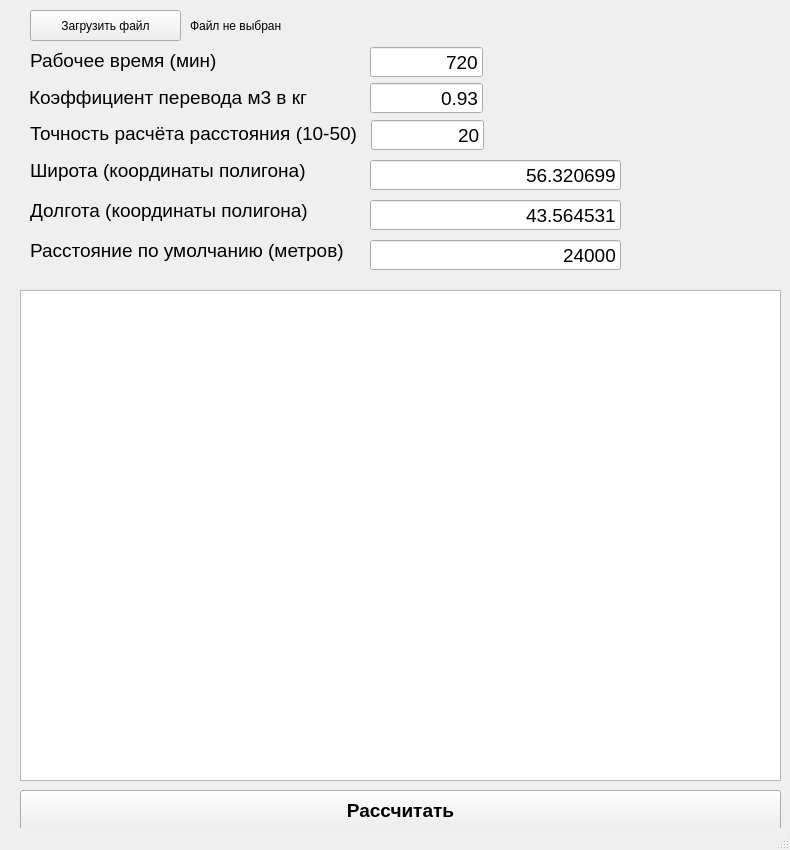
<?xml version="1.0" encoding="UTF-8"?>
<ui version="4.0">
 <class>MainWindow</class>
 <widget class="QMainWindow" name="MainWindow">
  <property name="geometry">
   <rect>
    <x>0</x>
    <y>0</y>
    <width>790</width>
    <height>850</height>
   </rect>
  </property>
  <property name="windowTitle">
   <string>Рассчёт маршрутов</string>
  </property>
  <widget class="QWidget" name="centralwidget">
   <widget class="QPushButton" name="btn_load">
    <property name="geometry">
     <rect>
      <x>30</x>
      <y>10</y>
      <width>151</width>
      <height>31</height>
     </rect>
    </property>
    <property name="text">
     <string>Загрузить файл</string>
    </property>
   </widget>
   <widget class="QPushButton" name="btn_calculate">
    <property name="geometry">
     <rect>
      <x>20</x>
      <y>790</y>
      <width>761</width>
      <height>41</height>
     </rect>
    </property>
    <property name="font">
     <font>
      <pointsize>14</pointsize>
      <weight>75</weight>
      <bold>true</bold>
     </font>
    </property>
    <property name="text">
     <string>Рассчитать</string>
    </property>
   </widget>
   <widget class="QLabel" name="label_path">
    <property name="geometry">
     <rect>
      <x>190</x>
      <y>10</y>
      <width>581</width>
      <height>31</height>
     </rect>
    </property>
    <property name="text">
     <string>Файл не выбран</string>
    </property>
   </widget>
   <widget class="QPlainTextEdit" name="log_text">
    <property name="geometry">
     <rect>
      <x>20</x>
      <y>290</y>
      <width>761</width>
      <height>491</height>
     </rect>
    </property>
   </widget>
   <widget class="QLineEdit" name="working_time">
    <property name="geometry">
     <rect>
      <x>370</x>
      <y>47</y>
      <width>113</width>
      <height>30</height>
     </rect>
    </property>
    <property name="sizePolicy">
     <sizepolicy hsizetype="Expanding" vsizetype="Fixed">
      <horstretch>0</horstretch>
      <verstretch>0</verstretch>
     </sizepolicy>
    </property>
    <property name="sizeIncrement">
     <size>
      <width>0</width>
      <height>0</height>
     </size>
    </property>
    <property name="font">
     <font>
      <pointsize>14</pointsize>
      <weight>50</weight>
      <bold>false</bold>
     </font>
    </property>
    <property name="text">
     <string>720</string>
    </property>
    <property name="alignment">
     <set>Qt::AlignRight|Qt::AlignTrailing|Qt::AlignVCenter</set>
    </property>
   </widget>
   <widget class="QLabel" name="label_working_time">
    <property name="geometry">
     <rect>
      <x>30</x>
      <y>50</y>
      <width>201</width>
      <height>21</height>
     </rect>
    </property>
    <property name="font">
     <font>
      <pointsize>14</pointsize>
     </font>
    </property>
    <property name="text">
     <string>Рабочее время (мин)</string>
    </property>
   </widget>
   <widget class="QLabel" name="label_accuracy">
    <property name="geometry">
     <rect>
      <x>30</x>
      <y>123</y>
      <width>341</width>
      <height>21</height>
     </rect>
    </property>
    <property name="font">
     <font>
      <pointsize>14</pointsize>
     </font>
    </property>
    <property name="text">
     <string>Точность расчёта расстояния (10-50)</string>
    </property>
   </widget>
   <widget class="QLineEdit" name="accuracy">
    <property name="geometry">
     <rect>
      <x>371</x>
      <y>120</y>
      <width>113</width>
      <height>30</height>
     </rect>
    </property>
    <property name="font">
     <font>
      <pointsize>14</pointsize>
     </font>
    </property>
    <property name="text">
     <string>20</string>
    </property>
    <property name="alignment">
     <set>Qt::AlignRight|Qt::AlignTrailing|Qt::AlignVCenter</set>
    </property>
   </widget>
   <widget class="QLabel" name="label_to_kg">
    <property name="geometry">
     <rect>
      <x>29</x>
      <y>87</y>
      <width>341</width>
      <height>21</height>
     </rect>
    </property>
    <property name="font">
     <font>
      <pointsize>14</pointsize>
     </font>
    </property>
    <property name="text">
     <string>Коэффициент перевода м3 в кг</string>
    </property>
   </widget>
   <widget class="QLineEdit" name="to_kg">
    <property name="geometry">
     <rect>
      <x>370</x>
      <y>83</y>
      <width>113</width>
      <height>30</height>
     </rect>
    </property>
    <property name="font">
     <font>
      <pointsize>14</pointsize>
     </font>
    </property>
    <property name="text">
     <string>0.93</string>
    </property>
    <property name="alignment">
     <set>Qt::AlignRight|Qt::AlignTrailing|Qt::AlignVCenter</set>
    </property>
   </widget>
   <widget class="QLabel" name="label_latitude">
    <property name="geometry">
     <rect>
      <x>30</x>
      <y>160</y>
      <width>341</width>
      <height>21</height>
     </rect>
    </property>
    <property name="font">
     <font>
      <pointsize>14</pointsize>
     </font>
    </property>
    <property name="text">
     <string>Широта (координаты полигона)</string>
    </property>
   </widget>
   <widget class="QLineEdit" name="latitude">
    <property name="geometry">
     <rect>
      <x>370</x>
      <y>160</y>
      <width>251</width>
      <height>30</height>
     </rect>
    </property>
    <property name="font">
     <font>
      <pointsize>14</pointsize>
     </font>
    </property>
    <property name="text">
     <string>56.320699</string>
    </property>
    <property name="alignment">
     <set>Qt::AlignRight|Qt::AlignTrailing|Qt::AlignVCenter</set>
    </property>
   </widget>
   <widget class="QLabel" name="label_longitude">
    <property name="geometry">
     <rect>
      <x>30</x>
      <y>200</y>
      <width>341</width>
      <height>21</height>
     </rect>
    </property>
    <property name="font">
     <font>
      <pointsize>14</pointsize>
     </font>
    </property>
    <property name="text">
     <string>Долгота (координаты полигона)</string>
    </property>
   </widget>
   <widget class="QLineEdit" name="longitude">
    <property name="geometry">
     <rect>
      <x>370</x>
      <y>200</y>
      <width>251</width>
      <height>30</height>
     </rect>
    </property>
    <property name="font">
     <font>
      <pointsize>14</pointsize>
     </font>
    </property>
    <property name="text">
     <string>43.564531</string>
    </property>
    <property name="alignment">
     <set>Qt::AlignRight|Qt::AlignTrailing|Qt::AlignVCenter</set>
    </property>
   </widget>
   <widget class="QLabel" name="label_distance">
    <property name="geometry">
     <rect>
      <x>30</x>
      <y>240</y>
      <width>341</width>
      <height>21</height>
     </rect>
    </property>
    <property name="font">
     <font>
      <pointsize>14</pointsize>
     </font>
    </property>
    <property name="text">
     <string>Расстояние по умолчанию (метров)</string>
    </property>
   </widget>
   <widget class="QLineEdit" name="distance">
    <property name="geometry">
     <rect>
      <x>370</x>
      <y>240</y>
      <width>251</width>
      <height>30</height>
     </rect>
    </property>
    <property name="font">
     <font>
      <pointsize>14</pointsize>
     </font>
    </property>
    <property name="text">
     <string>24000</string>
    </property>
    <property name="alignment">
     <set>Qt::AlignRight|Qt::AlignTrailing|Qt::AlignVCenter</set>
    </property>
   </widget>
  </widget>
  <widget class="QStatusBar" name="statusbar"/>
 </widget>
 <resources/>
 <connections/>
</ui>
